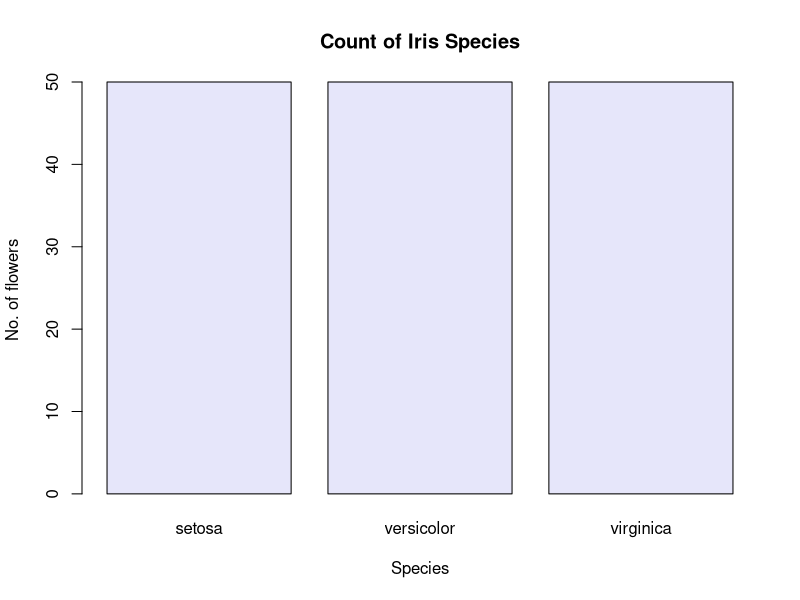
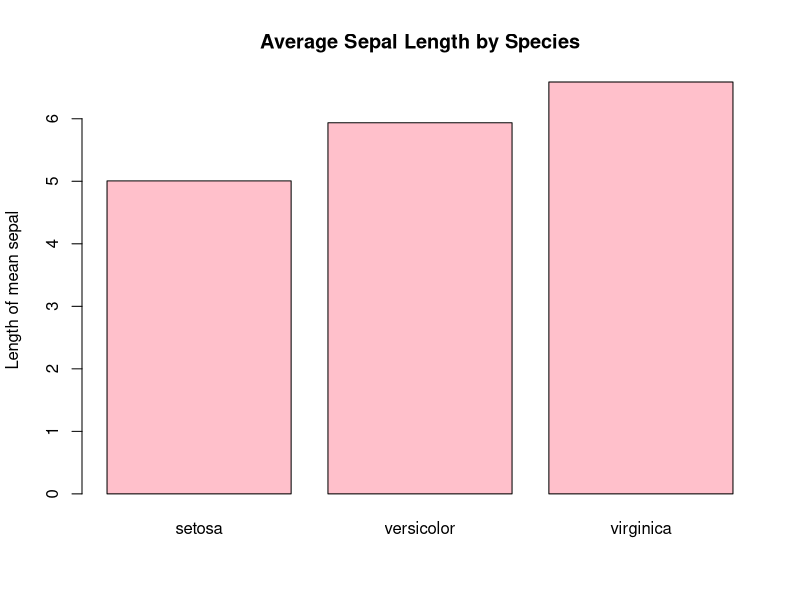
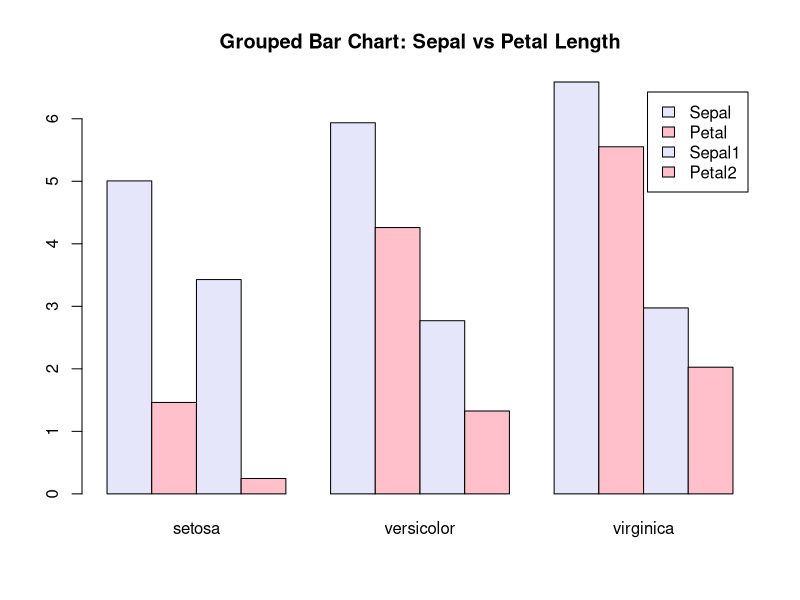
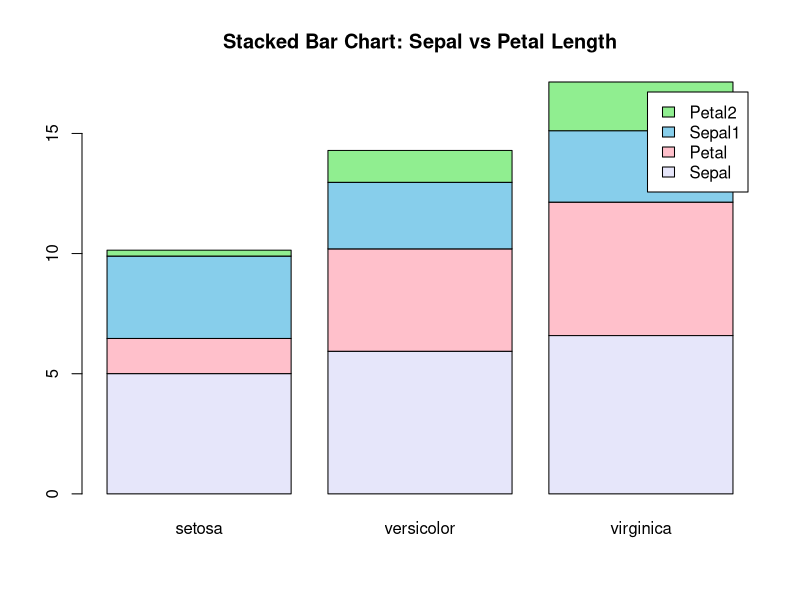
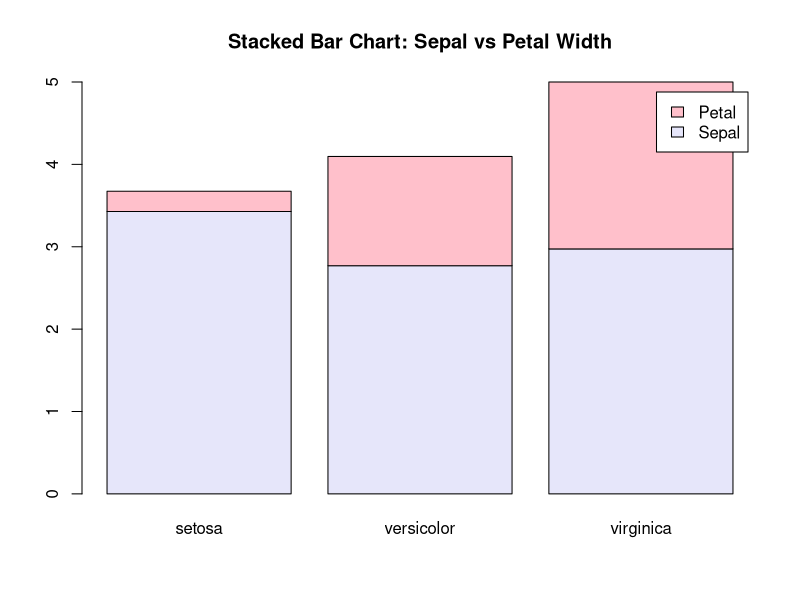
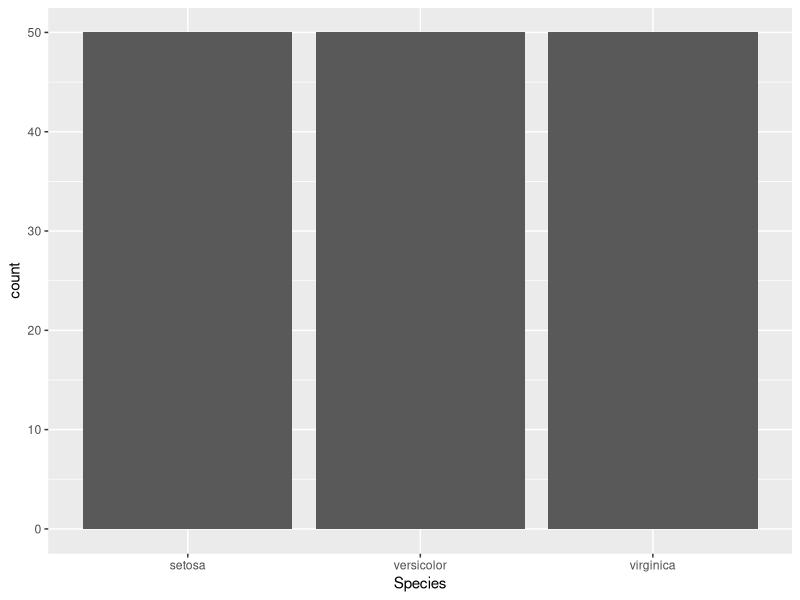
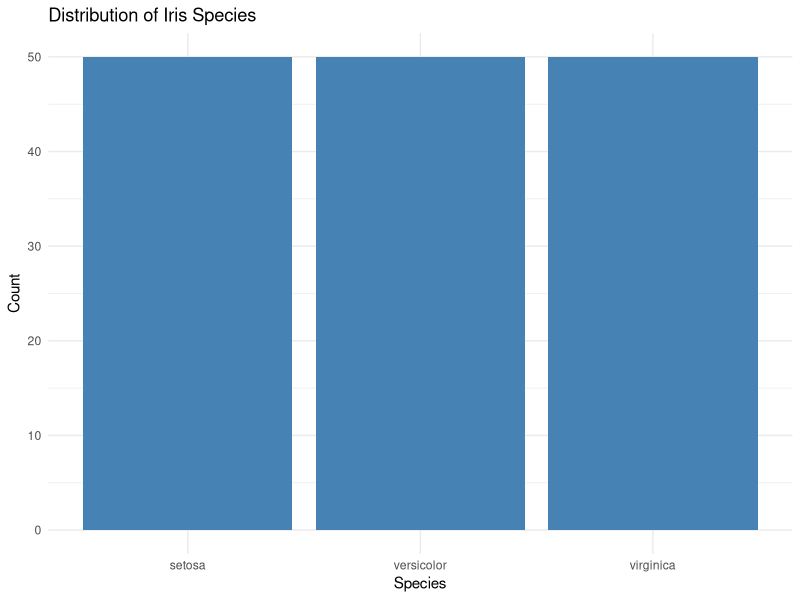
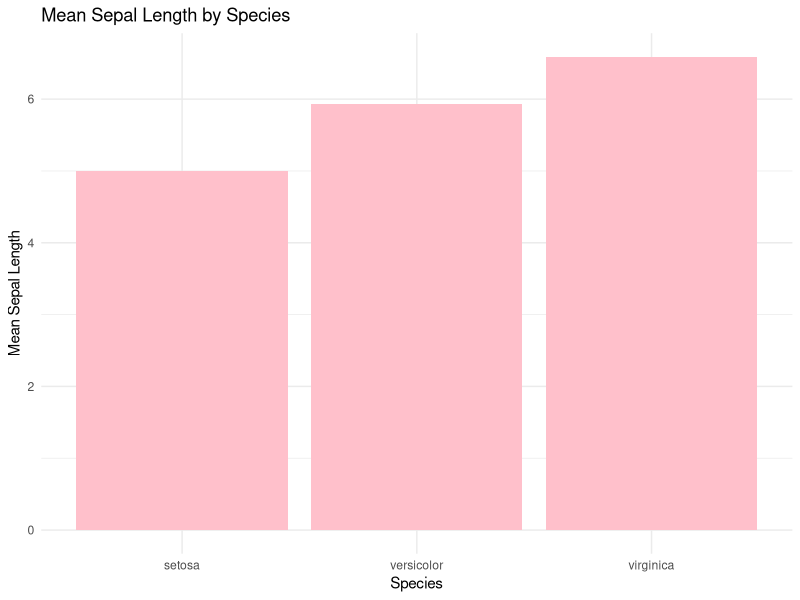

Here is the R script that generated these plots, in order:
iris
?iris
library(ggplot2)
class(iris)
head(iris)
str(iris)
View(iris)

barplot(table(iris$Species),
        main = "Count of Iris Species",
        ylab = "No. of flowers",
        xlab = "Species",
        col = "lavender"
)

mean_sepal <- tapply(iris$Sepal.Length, iris$Species, mean)
mean_sepal

barplot(
  mean_sepal,
  col = "pink",
  main = "Average Sepal Length by Species",
  ylab = "Length of mean sepal"
)

group_means <- rbind(
  Sepal = tapply(iris$Sepal.Length, iris$Species, mean),
  Petal = tapply(iris$Petal.Length, iris$Species, mean),
  Sepal1 = tapply(iris$Sepal.Width, iris$Species, mean),
  Petal2 = tapply(iris$Petal.Width, iris$Species, mean)
)
group_means

barplot(
  group_means,
  beside = TRUE,
  col = c("lavender", "pink"),
  legend.text = TRUE,
  main = "Grouped Bar Chart: Sepal vs Petal Length"
)

barplot(
  group_means,
  beside = FALSE,
  col = c("lavender", "pink", "skyblue", "lightgreen"),
  legend.text = TRUE,
  main = "Stacked Bar Chart: Sepal vs Petal Length"
)

group_mean <- rbind(
  Sepal = tapply(iris$Sepal.Width, iris$Species, mean),
  Petal = tapply(iris$Petal.Width, iris$Species, mean)
)
barplot(
  group_mean,
  beside = FALSE,
  col = c("lavender", "pink"),
  legend.text = TRUE,
  main = "Stacked Bar Chart: Sepal vs Petal Width"
)

ggplot(iris, aes(x=Species))+
  geom_bar()

# LAYER 7: STYLED BAR CHART (ggplot2)
ggplot(iris, aes(x = Species)) +
  geom_bar(fill = "steelblue") +
  labs(
    title = "Distribution of Iris Species",
    y = "Count"
  ) +
  theme_minimal()

# Mean Sepal Length per Species
ggplot(iris, aes(x = Species, y = Sepal.Length)) +
  stat_summary(
    fun = mean,
    geom = "bar",
    fill = "pink"
  ) +
  labs(
    title = "Mean Sepal Length by Species",
    y = "Mean Sepal Length"
  ) +
  theme_minimal()
# stat_summary() performs aggregation

# LAYER 9: GROUPED BAR CHART (ggplot2)
ggplot(iris, aes(x = Species, fill = Species)) +
  geom_bar(position = "dodge") +
  theme_minimal()

# Or with aggregated values:
ggplot(iris, aes(x = Species, y = Sepal.Length, fill = Species)) +
  stat_summary(
    fun = mean,
    geom = "bar",
    position = "dodge"
  ) +
  theme_minimal()
# Easy comparison across categories


# LAYER 10: STACKED BAR CHART (ggplot2)
# Count-based stacked bar chart
ggplot(iris, aes(x = Species, fill = Species)) +
  geom_bar(position = "stack") +
  theme_minimal()


# Stacked bar with another categorical variable (example)
ggplot(iris, aes(x = Species, fill = cut(Sepal.Length,50))) +
  geom_bar(position = "stack") +
  labs(fill = "Sepal Length Group") +
  theme_minimal()
# Shows sub-category composition



# Or with aggregated values:
library(tidyr)

iris_long <- pivot_longer(
  iris,
  cols = c(Sepal.Length, Petal.Length),
  names_to = "Measurement",
  values_to = "Value"
)

# Plot
ggplot(iris_long, aes(x = Species, y = Value, fill = Measurement)) +
  stat_summary(
    fun = mean,
    geom = "bar",
    position = "stack"
  ) +
  labs(
    title = "Stacked Bar Chart of Mean Measurements (Iris)",
    y = "Mean Value"
  ) +
  theme_minimal()